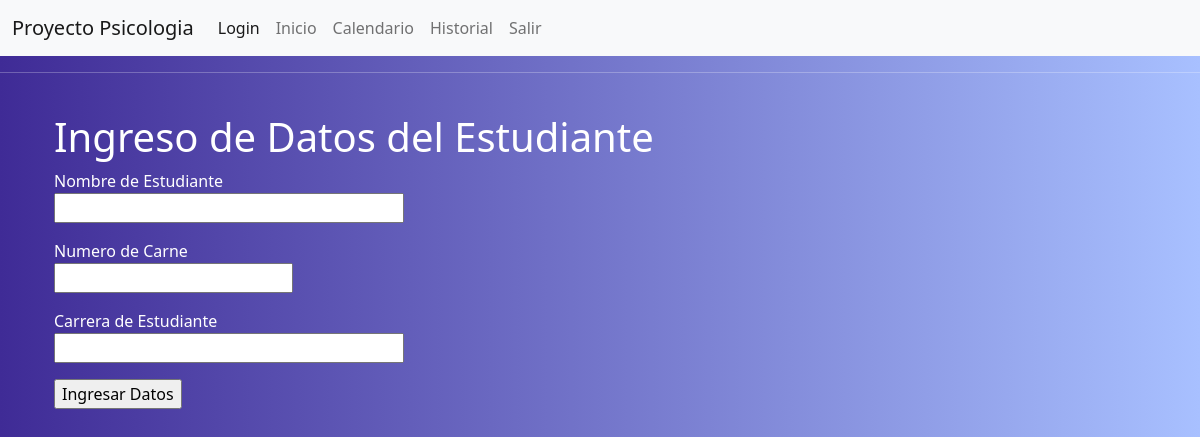
Before: /index (signed in) with the older database file.
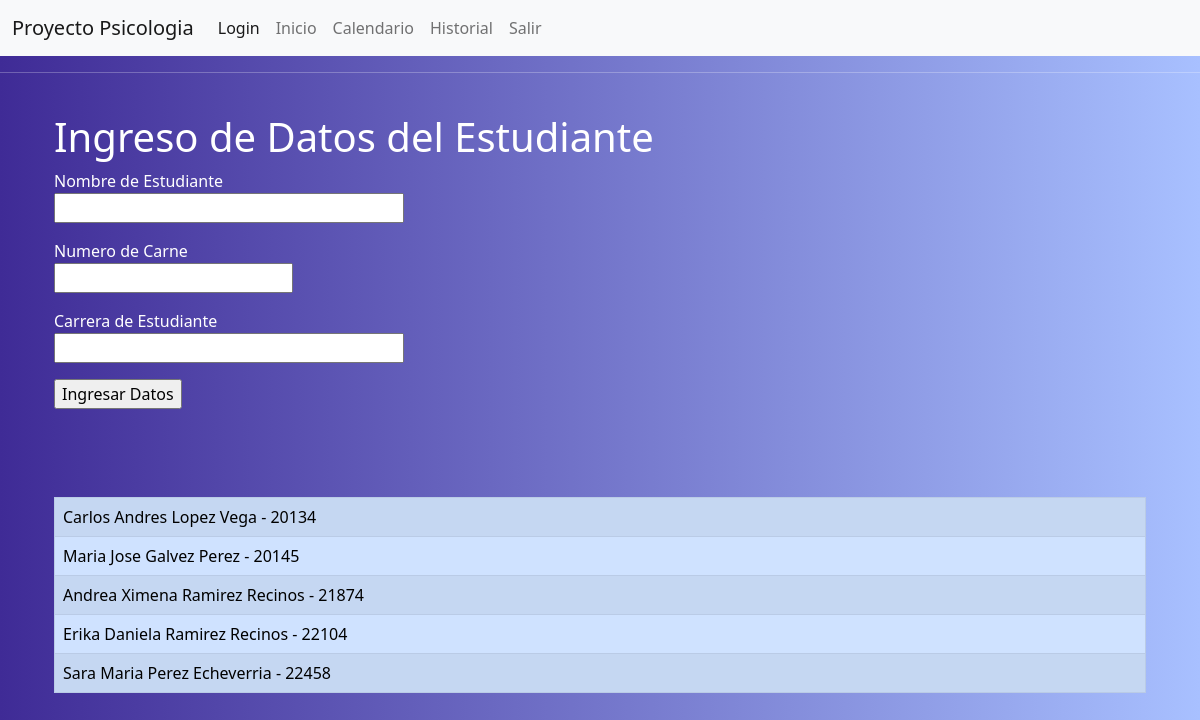
After: the same page with the newer database file.
### app/models.py (models this page shows, shortened)
class Estudiante(db.Model):
    carne = db.Column(db.Integer, primary_key=True)
    nombre = db.Column(db.String(64), index=True)
    carrera = db.Column(db.String(120), index=True)

### app/routes.py (the view, shortened to what this page needs)
@app.route('/')
@app.route('/index', methods=['GET', 'POST'])
@login_required
def index():
    form = EnteringStudentData()
    estudiantes = Estudiante.query.filter_by()
    return render_template('index.html', title='Ingreso', form =form, estudiantes = estudiantes)

### app/forms.py
class EnteringStudentData(FlaskForm):
    nombre = StringField('Nombre de Estudiante', validators=[DataRequired()])
    carne = IntegerField('Numero de Carne', validators=[DataRequired()])
    carrera = StringField('Carrera de Estudiante', validators=[DataRequired()])
    submit = SubmitField('Ingresar Datos')

### app/models.py (called while the page is built)
@login.user_loader
def load_user(id):
    return User.query.get(int(id))

### app/templates/index.html (shortened to what this page needs)
{% extends "base.html" %}
{% block content %}
    <h1>Ingreso de Datos del Estudiante</h1>
    <form action="" method="post" novalidate>
        <p>
            {{ form.nombre.label }}<br>
            {{ form.nombre(size=32) }}<br>
        </p>
        <p>
            {{ form.carne.label }}<br>
            {{ form.carne(size=32) }}<br>
        </p>
        <p>
            {{ form.carrera.label }}<br>
            {{ form.carrera(size=32) }}<br>
        </p>
        <p>{{ form.submit() }}</p>
    </form>
    <br><br><br>
    <table class="table table-striped table-hover table-bordered table-primary">
    {% for estudiante in estudiantes %}
    <tr>
        <td>{{estudiante.nombre}} - {{estudiante.carne}}</td>
    </tr>
    {% endfor %}
    </table>
{% endblock %}

### app/templates/base.html (shortened to what this page needs)
<html>
<head>
    <link href="https://cdn.jsdelivr.net/npm/bootstrap@5.1.3/dist/css/bootstrap.min.css" rel="stylesheet"
>
</head>
<body>
    <nav class="navbar navbar-expand-lg navbar-light bg-light">
        <div class="container-fluid">
            <a class="navbar-brand" href="#">Proyecto Psicologia</a>
            <div class="collapse navbar-collapse" id="navbarNav">
                <ul class="navbar-nav">
                    <li class="nav-item">
                        <a class="nav-link active" aria-current="page" href="/login">Login</a>
                    </li>
                    <li class="nav-item">
                        <a class="nav-link" href="/index">Inicio</a>
                    </li>
                    <li class="nav-item">
                        <a class="nav-link" href="/calendario">Calendario</a>
                    </li>
                    <li class="nav-item">
                        <a class="nav-link" href="/historial">Historial</a>
                    </li>
                    <li class="nav-item">
                    <a class="nav-link" href="/logout">Salir</a>
                    </li>
                </ul>
            </div>
        </div>
    </nav>
    <hr>
    <div class= "container p-4">
        {% block content %}{% endblock %}
    </div>
</body>
</html>

### app/static/css/main.css (style rules this page uses)
body { background: #a8c0ff; background: -webkit-linear-gradient(to right, #3f2b96, #a8c0ff); background: linear-gradient(to right, #3f2b96, #a8c0ff); color: #fff; }

Changed rows visible on the page:
added Estudiante: nombre "Carlos Andres Lopez Vega", carne "20134"
added Estudiante: nombre "Maria Jose Galvez Perez", carne "20145"
added Estudiante: nombre "Andrea Ximena Ramirez Recinos", carne "21874"
added Estudiante: nombre "Erika Daniela Ramirez Recinos", carne "22104"
added Estudiante: nombre "Sara Maria Perez Echeverria", carne "22458"
